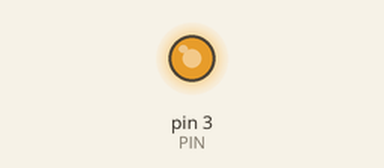
The sketch below on a simulated Arduino Uno, built with avr-gcc and run on an emulated ATmega328P. Shown: output pins drawn as LEDs (lit = HIGH).

Above: at 0.05 s.
At 3.3 s:
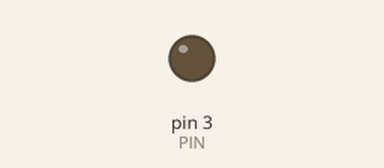
Timing chart, 0 to 7.6 s (numbered marks = the images above):
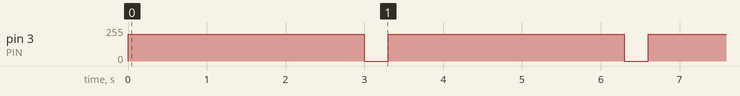

The sketch:

class_4_PWM.ino
```cpp
#define PIN 3
void setup() {

  pinMode(PIN, HIGH);

}

void loop() {
  // digitalWrite(PIN, HIGH);
  // delay(3000);
  // digitalWrite(PIN, LOW);
  // delay(2000);
     analogWrite(PIN, 200);
     delay(3000);
     analogWrite(PIN,0);
     delay(300);
}
```

Measured:
- by itself, pin 3 (PIN): alternates 200/255 for 3.0 s and 0/255 for 0.30 s
